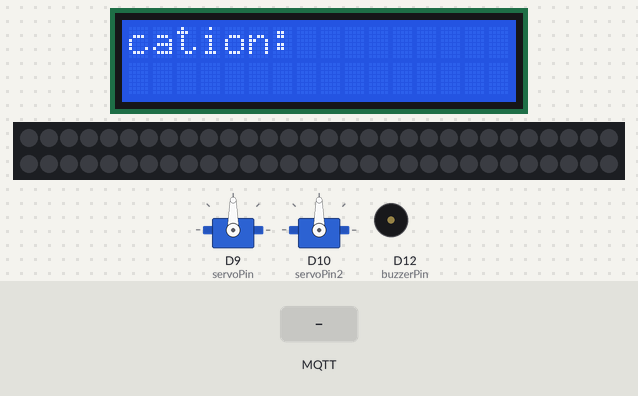
A sketch run on a simulated Arduino MKR. On the bench: 16×2 character LCD, 2 × servo, 60 RGB LEDs in strip order, left to right, continuing on the next row, buzzer (waves = sounding, pin HIGH). The test bench sets the inputs (shaded band). Dim RGB values are drawn brighter than linear; WiFi joins after 1.5 s; servers stay silent unless stated; no MQTT or app messages arrive unless stated; what the sketch prints to the serial monitor is not drawn.

Above: at 2.7 s.
2.8 s: MQTT message "0" arrives on the first subscribed topic
At 2.97 s:
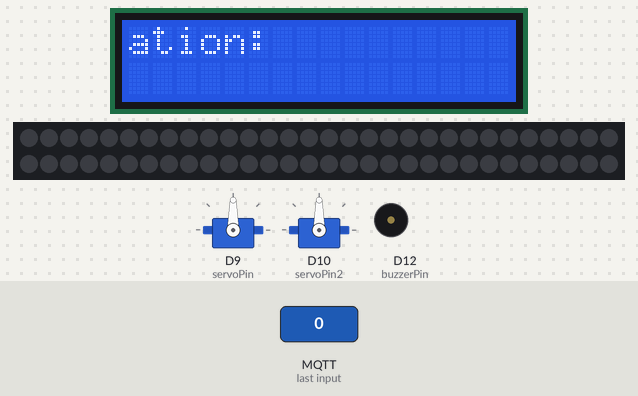
5.0 s: MQTT message "5" arrives on the first subscribed topic
At 5.5 s:
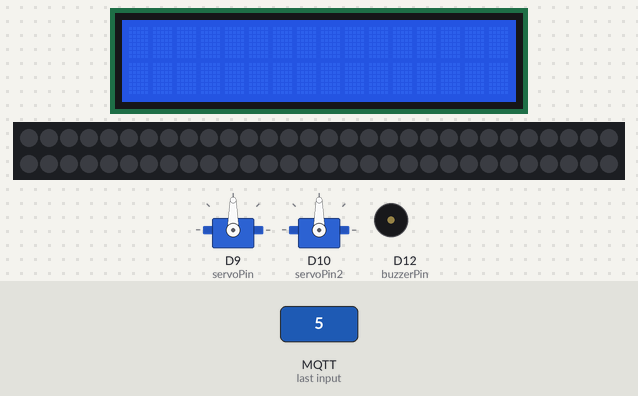
7.8 s: MQTT message "0" arrives on the second subscribed topic
15.7 s: MQTT message "90" arrives on the first subscribed topic
At 32.6 s:
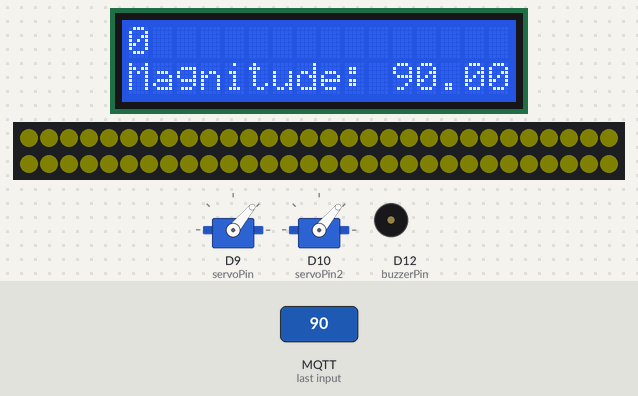
39.1 s: MQTT message "1" arrives on the first subscribed topic
44.0 s: MQTT message "200" arrives on the first subscribed topic
At 50.8 s:
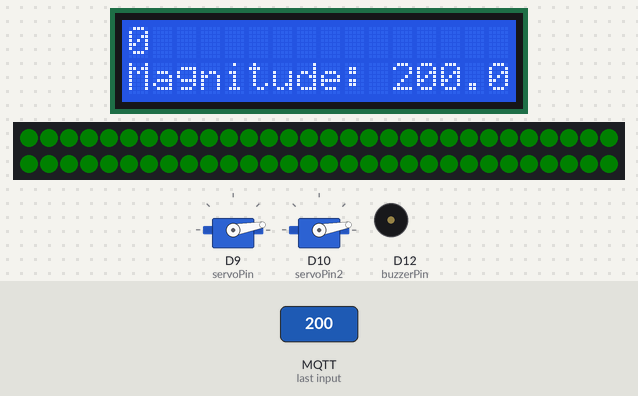
Timing chart, 0 to 65.3 s (numbered marks = the images above; inputs shaded):
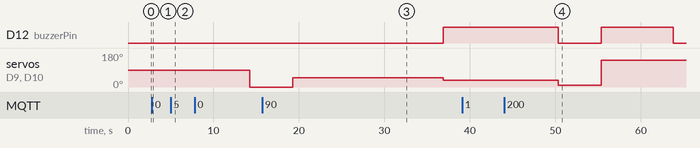

The sketch:

EarthMotion_Final.ino
```cpp
#include <WiFiNINA.h>
#include <Wire.h>
#include <PubSubClient.h>
#include <LiquidCrystal.h>
#include <Servo.h>
#include <Adafruit_NeoPixel.h>

// Replace with your network credentials
const char* ssid = "SECRET_SSID";
const char* password = "SECRET_PASSWORD";

// MQTT Broker details
const char* mqtt_server = "mqtt.cetools.org";
const int mqtt_port = 1883;  // Use port 1883 for standard MQTT protocol

WiFiClient wifiClient;
PubSubClient client(wifiClient);

LiquidCrystal lcd(7, 8, 5, 4, 3, 2);

char locationMessage[64];  // Assuming maximum length for location
char magnitudeMessage[16];  // Assuming maximum length for magnitude, and LCD can display 16 characters

Servo myServo1;
const int servoPin = 9;  // Pin to which you connect the first servo

Servo myServo2;
const int servoPin2 = 10;  // Pin to which you connect the second servo

#define LED_PIN    13  // Replace with the data input pin of your LED strip
#define NUMPIXELS  60  // Replace with the number of pixels in your LED strip

Adafruit_NeoPixel strip = Adafruit_NeoPixel(NUMPIXELS, LED_PIN, NEO_GRB + NEO_KHZ800);

const int buzzerPin = 12;  // Replace with the pin to which you connect the buzzer

void setup() {
  Serial.begin(9600);

  // Connect to WiFi
  setup_wifi();

  // Setup MQTT callbacks and connect
  client.setServer(mqtt_server, mqtt_port);
  client.setCallback(callback);

  lcd.begin(16, 2);

  myServo1.attach(servoPin);
  myServo2.attach(servoPin2);  // Add this line to assign a pin for the second servo

  // Initialize the LED strip
  strip.begin();
  strip.show();  // Initialize all pixels to off

  // Initialize the buzzer
  pinMode(buzzerPin, OUTPUT);
  digitalWrite(buzzerPin, LOW);  // Initial state: buzzer off
}

void setup_wifi() {
  Serial.print("Connecting to ");
  Serial.println(ssid);

  WiFi.begin(ssid, password);

  while (WiFi.status() != WL_CONNECTED) {
    delay(500);
    Serial.print(".");
  }

  Serial.println("");
  Serial.println("WiFi connected");
}

// Declare the setColor function
void setColor(int red, int green, int blue);

void callback(char* topic, byte* message, unsigned int length) {
  Serial.print("Message arrived on topic: ");
  Serial.print(topic);
  Serial.print(". Message: ");

  String messageTemp;

  for (int i = 0; i < length; i++) {
    messageTemp += (char)message[i];
  }

  Serial.println(messageTemp);

  // Update LCD display
  if (strcmp(topic, "student/CASA0019/G4/location") == 0) {
    strncpy(locationMessage, messageTemp.c_str(), sizeof(locationMessage));
  } else if (strcmp(topic, "student/CASA0019/G4/magnitude") == 0) {
    // Use toFloat() to convert the string to a floating-point number
    float magnitudeValue = messageTemp.toFloat();

    // Use dtostrf() to convert the floating-point number to a string, keeping 2 decimal places
    dtostrf(magnitudeValue, 3, 2, magnitudeMessage);

    // Truncate the string to fit the LCD
    magnitudeMessage[15] = '\0';  // Assuming the LCD can display only 16 characters
  }

  lcd.clear();
  lcd.setCursor(0, 0);
  lcd.print(locationMessage);

  lcd.setCursor(0, 1);
  lcd.print("Magnitude: ");
  lcd.print(magnitudeMessage);

  // Delay for a certain period
  delay(5000);

  if (strcmp(topic, "student/CASA0019/G4/magnitude") == 0) {
    // Use toFloat() to convert the string to a floating-point number
    float magnitudeValue = messageTemp.toFloat();

    // Control servo angle, adjust the mapping relationship according to your needs
    int servoAngle = map(magnitudeValue, 0, 9.0, 0, 90);
    myServo1.write(servoAngle);
    myServo2.write(servoAngle);

    // Control LED strip color
    if (magnitudeValue <= 3.0) {
      setColor(0, 5, 0);  // Green
    } else if (magnitudeValue <= 5.0) {
      setColor(5, 5, 0);  // Yellow
    } else {
      setColor(5, 0, 0);  // Red
      // If the magnitude value is greater than or equal to 5.0, turn on the buzzer
      digitalWrite(buzzerPin, HIGH);
    }
  }
}

void reconnect() {
  while (!client.connected()) {
    Serial.print("Attempting MQTT connection...");
    if (client.connect("arduinoClient")) {
      Serial.println("connected");

      client.subscribe("student/CASA0019/G4/magnitude");
      client.subscribe("student/CASA0019/G4/location");
    } else {
      Serial.print("failed, rc=");
      Serial.print(client.state());
      Serial.println(" try again in 5 seconds");
      delay(5000);
    }
  }
}

void loop() {
  if (!client.connected()) {
    reconnect();
  }
  client.loop();

  // Scroll the location from left to right
  scrollText(("Location:" + String(locationMessage)).c_str(), 0, 0, true);

  lcd.setCursor(0, 1);
  lcd.print("Magnitude: " + String(magnitudeMessage));

  // Scroll the location from right to left
  scrollText(("Location:" + String(locationMessage)).c_str(), 0, 0, false);

  if (!client.connected()) {
    reconnect();
  }
  client.loop();

  // Turn off the buzzer
  digitalWrite(buzzerPin, LOW);
}

void scrollText(const char* text, int x, int y, bool leftToRight) {
  int textLength = strlen(text);

  if (leftToRight) {
    for (int i = 0; i <= textLength; i++) {
      lcd.setCursor(x, y);
      lcd.print(text + i);

      // Delay for a certain period to control the scrolling speed
      delay(300);

      // Clear the current position
      lcd.setCursor(x, y);
      for (int j = 0; j < strlen(text + i); j++) {
        lcd.print(" ");
      }

      // Delay for a certain period to maintain the current position display
      delay(100);
    }
  } else {
    for (int i = textLength - 1; i >= 0; i--) {
      lcd.setCursor(x, y);
      lcd.print(text + i);

      // Delay for a certain period to control the scrolling speed
      delay(300);

      // Clear the current position
      lcd.setCursor(x, y);
      for (int j = 0; j < strlen(text + i); j++) {
        lcd.print(" ");
      }

      // Delay for a certain period to maintain the current position display
      delay(100);
    }
  }
}

// Function to set the color of the LED
void setColor(int red, int green, int blue) {
  for (int i = 0; i < strip.numPixels(); i++) {
    strip.setPixelColor(i, strip.Color(red, green, blue));
  }
  strip.show();
}
```

Measured:
- after the input at 15.7 s, D12 (buzzerPin): LOW → HIGH after 21.2 s
- what the display in image 2 shows lasts 0.5 s, from 5.1 s to 5.6 s
- what the display in image 3 shows lasts 5.0 s, from 31.9 s to 36.9 s
